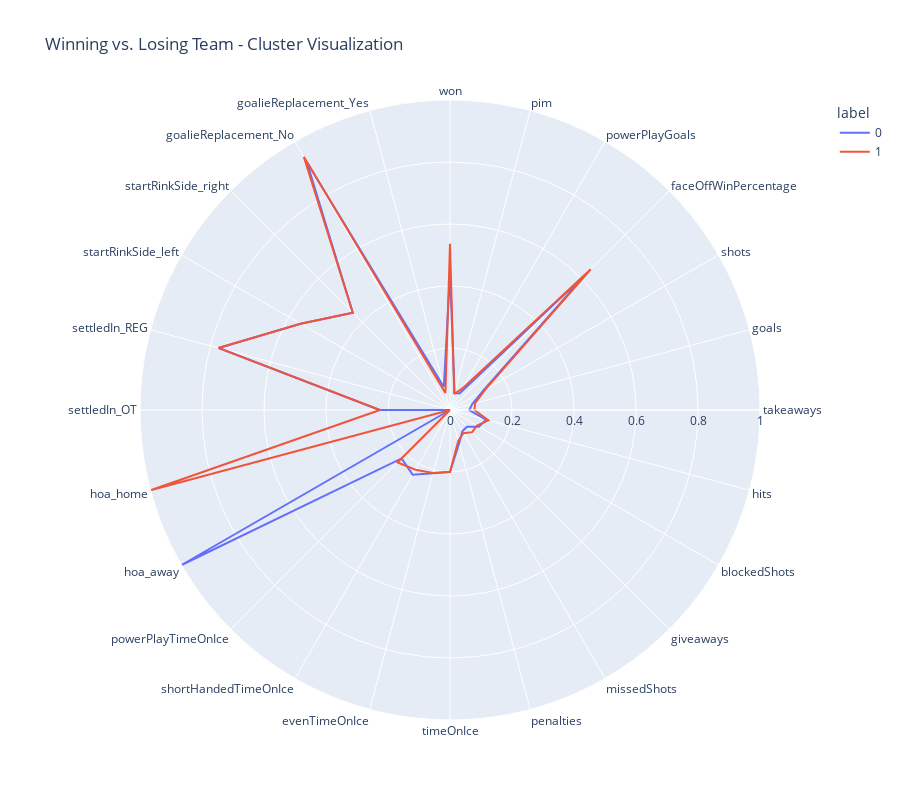

Here is the notebook cell this chart was saved with:
### Markdown cell above
### Insights
Looking at this graph, the elbow method does not help much in finding the right number of clusters. Fortunately for this analysis we aim to understand the characteristics of a winning team vs a losing team. As such we can consider 2 clusters: one for the teams who won their game and another for the teams that lost.

### Code cell
# graph clusters
model_km = KMeans(n_clusters=2, random_state=5)
model_km.fit(X_std)

clusters = pd.DataFrame(X_std)
clusters['label'] = model_km.labels_
polar = clusters.groupby("label").mean().reset_index()
polar = pd.melt(polar, id_vars=["label"])
fig2 = px.line_polar(polar, r="value", theta="variable", color="label", title = "Winning vs. Losing Team - Cluster Visualization", line_close=True, height=800, width=900)
fig2.show()

### Figure 1 — Plotly figure (JSON) as saved in the notebook; plotly's stock layout.template omitted (floating-point values rounded to 4 significant figures)
{"data": [{"hovertemplate": "label=0<br>value=%{r}<br>variable=%{theta}<extra></extra>", "legendgroup": "0", "line": {"color": "#636efa", "dash": "solid"}, "marker": {"symbol": "circle"}, "mode": "lines", "name": "0", "r": [0.441, 0.05667, 0.06146, 0.6196, 0.1228, 0.07438, 0.06205, 0.1202, 0.1078, 0.07694, 0.07965, 0.1124, 0.1992, 0.2108, 0.2408, 0.221, 1, 0, 0.2272, 0.7722, 0.5566, 0.4434, 0.9231, 0.07692, 0.441], "showlegend": true, "subplot": "polar", "theta": ["won", "pim", "powerPlayGoals", "faceOffWinPercentage", "shots", "goals", "takeaways", "hits", "blockedShots", "giveaways", "missedShots", "penalties", "timeOnIce", "evenTimeOnIce", "shortHandedTimeOnIce", "powerPlayTimeOnIce", "hoa_away", "hoa_home", "settledIn_OT", "settledIn_REG", "startRinkSide_left", "startRinkSide_right", "goalieReplacement_No", "goalieReplacement_Yes", "won"], "type": "scatterpolar"}, {"hovertemplate": "label=1<br>value=%{r}<br>variable=%{theta}<extra></extra>", "legendgroup": "1", "line": {"color": "#EF553B", "dash": "solid"}, "marker": {"symbol": "circle"}, "mode": "lines", "name": "1", "r": [0.536, 0.05337, 0.08039, 0.642, 0.1303, 0.08402, 0.07884, 0.1283, 0.1006, 0.1009, 0.08635, 0.1029, 0.1998, 0.2105, 0.2225, 0.2395, 0, 1, 0.2259, 0.7736, 0.5566, 0.4434, 0.9429, 0.05708, 0.536], "showlegend": true, "subplot": "polar", "theta": ["won", "pim", "powerPlayGoals", "faceOffWinPercentage", "shots", "goals", "takeaways", "hits", "blockedShots", "giveaways", "missedShots", "penalties", "timeOnIce", "evenTimeOnIce", "shortHandedTimeOnIce", "powerPlayTimeOnIce", "hoa_away", "hoa_home", "settledIn_OT", "settledIn_REG", "startRinkSide_left", "startRinkSide_right", "goalieReplacement_No", "goalieReplacement_Yes", "won"], "type": "scatterpolar"}], "layout": {"height": 800, "legend": {"title": {"text": "label"}, "tracegroupgap": 0}, "polar": {"angularaxis": {"direction": "clockwise", "rotation": 90}, "domain": {"x": [0, 1], "y": [0, 1]}}, "title": {"text": "Winning vs. Losing Team - Cluster Visualization"}, "width": 900}}
